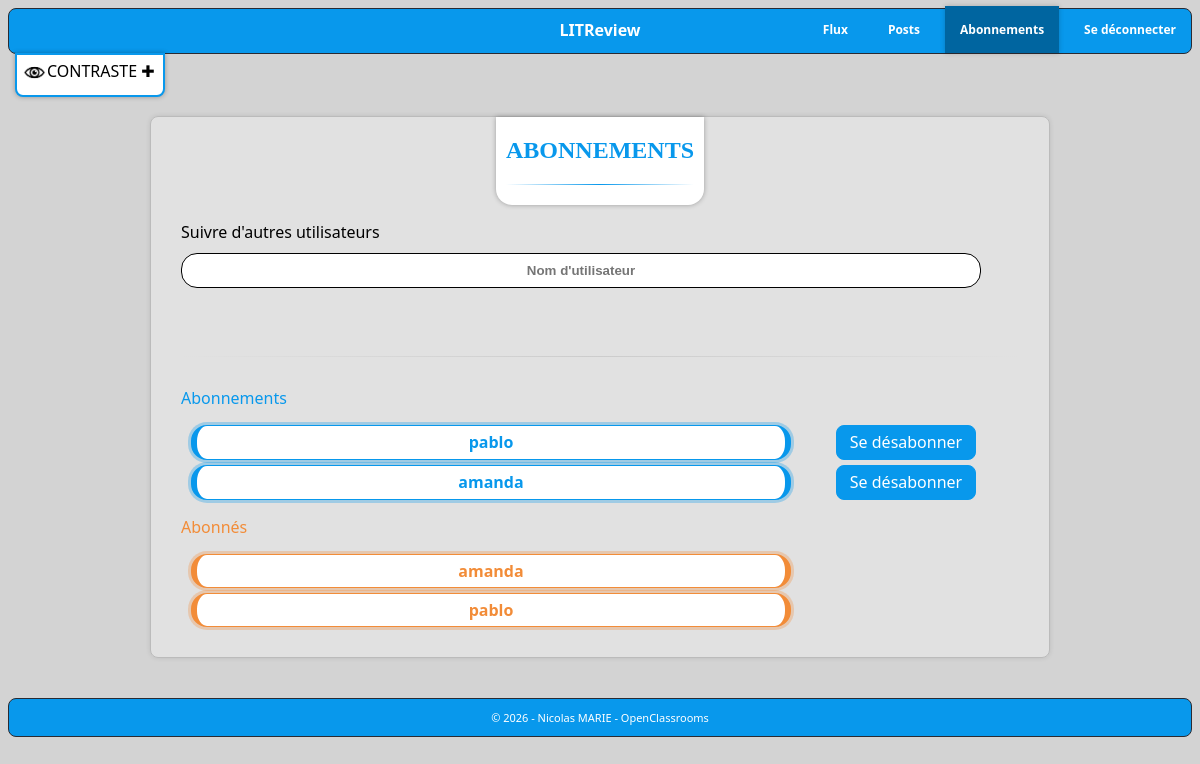
Before: /feed/followings/ (signed in) with the older database file.
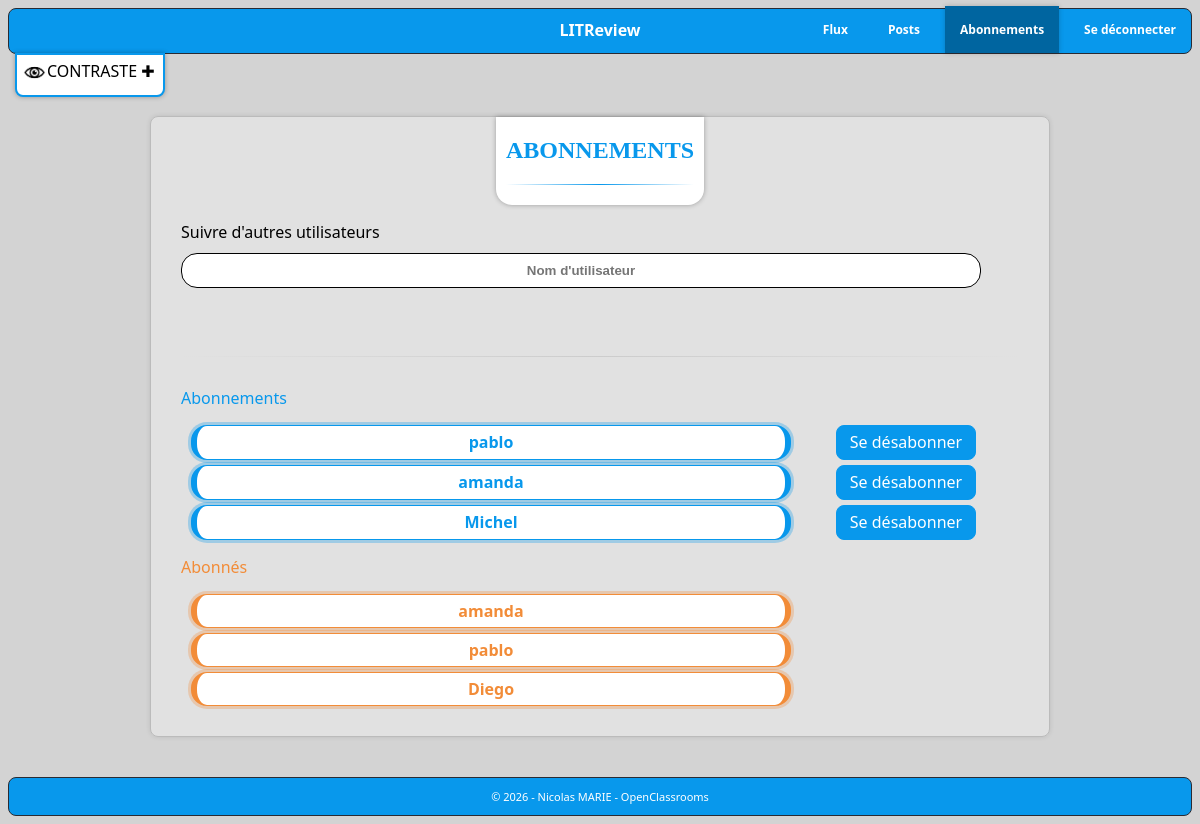
After: the same page with the newer database file.
### feed/models.py (models this page shows)
class UserFollows(models.Model):
    user = models.ForeignKey(to=settings.AUTH_USER_MODEL, on_delete=models.CASCADE,
                             related_name='following')
    followed_user = models.ForeignKey(to=settings.AUTH_USER_MODEL, on_delete=models.CASCADE,
                                      related_name='followed_by')
    class Meta:
        unique_together = ('user', 'followed_user', )

### accounts/models.py (models this page shows, shortened)
class User(AbstractUser):
    username = models.CharField(max_length=20, unique=True, null=False)

### feed/views.py (the view)
# urls.py: path('followings/', views.follow_user, name='follows'),
@login_required
def follow_user(request: HttpRequest) -> HttpResponse:
    if request.method == "POST":
        follow_form = FollowUsersForm(request.POST, user=request.user)
        if follow_form.is_valid():
            UserFollows.objects.create(user=request.user, followed_user=follow_form.followed_user)
            messages.success(request=request, message=f"✅ Abonnement à \"{follow_form.followed_user}\" réussi.")
        else:
            for error in follow_form.errors.values():
                messages.error(request=request, message=str(error))
        return redirect(to="feed:follows")
    else:
        follow_form = FollowUsersForm(user=request.user)
    following = (UserFollows.objects.filter(user=request.user).select_related("followed_user"))
    followed_by = (UserFollows.objects.filter(followed_user=request.user).select_related("user"))
    return render(request=request,
                  template_name="feed/followers.html",
                  context={"follow_form": follow_form, "following": following, "followed_by": followed_by})

### feed/forms.py (shortened to what this page needs)
class FollowUsersForm(forms.Form):
    username = forms.CharField(max_length=20,
                               label="",
                               widget=forms.TextInput(attrs={
                                   "placeholder": "Nom d'utilisateur",
                                   "class": "form-input",
                                   "id": "form-input",
                                   "onkeyup": "processChange()",
                               }),
                               required=True,)
    def __init__(self, *args, **kwargs):
        self.user = kwargs.pop("user")
        super().__init__(*args, **kwargs)

### feed/templates/feed/followers.html (shortened to what this page needs)
{% extends 'base_feed.html' %}
{% block content %}
<br>
<section class="content" aria-roledescription="region">
    <div class="followpage_details">
        <div class="section_title">
            <h2>ABONNEMENTS</h2>
            <div class="short-feed-separator"></div>
        </div>
        <form action="" method="post" enctype="multipart/form-data">
            <p class="follow_title">
                <label>Suivre d'autres utilisateurs</label><br>
                {{ follow_form.username }}
            </p>
            <br>
            <div class="feed-separator"></div>
            <p class="p_following">
                <label>Abonnements</label>
            </p>
            <div class="follow">
                {% if following %}
                    {% for follow in following %}
                        <p class="following">{{ follow.followed_user.username }}</p>
                        <a title="Bouton Se désabonner de {{follow.followed_user.username}}"
                           href="{% url 'feed:delete-follow' user_id=follow.followed_user.id %}">Se désabonner</a>
                        <br>
                    {% endfor %}
                {% else %}
                    <p class="empty">⮞ Vous n'avez pas d'abonnements</p>
                {% endif %}
            </div>
            <p class="p_followedby">
                <label>Abonnés</label>
            </p>
            <div class="follow">
                {% if followed_by %}
                    {% for follow in followed_by %}
                        <p class="followedby">{{ follow.user.username }}</p>
                    {% endfor %}
                {% else %}
                    <p class="empty">⮞ Vous n'avez pas d'abonnés</p>
                {% endif %}
            </div>
        </form>
    </div>
</section>
{% endblock %}

### templates/base_feed.html (shortened to what this page needs)
<!DOCTYPE html>
{% load static %}
<html lang="fr">
    <head>
        <link id="core_css" rel="stylesheet" href="{% static 'core/styles.css' %}">
        <link id="feed_css" rel="stylesheet" href="{% static 'feed/styles.css' %}">
    </head>
    <body>
        <header role="banner">
            <a class="contraste-btn" id="contrast-btn" title="Bouton contraste" href="#">
                <img class="eye_logo"
                     alt="Image oeil"
                     title="Image Contaste +"
                     src="{% static 'core/images/eye.png' %}"><div>CONTRASTE ✚</div></a>
            <h1>LITReview</h1>
            {% if user.is_authenticated %}
                {% include './navbar.html' %}
            {% endif %}
        </header>
        <main role="main">
            {% block content %}{% endblock %}
        </main>
        <footer class="footer" role="contentinfo">
            <p>© 2026 - Nicolas MARIE - OpenClassrooms</p>
        </footer>
    </body>
</html>

### templates/navbar.html
<nav role="navigation">
    <a title="Bouton flux" id="nav_feed" href="{% url 'feed:feed' %}">Flux</a>
    <a title="Bouton posts" id="nav_posts" href="{% url 'feed:posts' %}">Posts</a>
    <a title="Bouton abonnements" id="nav_subscribers" href="{% url 'feed:follows' %}">Abonnements</a>
    <a title="Bouton déconnexion" href="{% url 'accounts:log-out' %}">Se déconnecter</a>
</nav>

### core/static/core/styles.css (style rules this page uses)
*, *::before, *::after { box-sizing: border-box; }
body { min-height: 100vh; background: lightgray; color: #0898ec; font-family: "Segoe UI", system-ui, sans-serif; font-size: 16px; }
header { border: 1px solid #292b33; border-radius: 8px; width: 100%; background-color: #0898ec; }
header div { display: inline-block; position: absolute; }
header .eye_logo { height: 25px; }
h1 { display: block; min-height: 26px; font-size: 16px; text-align: center; font-weight: bold; color: white; margin-top: 5px; }
header .contraste-btn { position: absolute; margin: 43px 6px; color: black; background: white; border-radius: 0 0 8px 8px; padding: 5px; font-size: 16px; width: 150px; box-shadow: 0 0 5px rgba(0,0,0,0.3); border: 2px solid #0898ec; }
header nav { display: flex; justify-content: center; align-items: center; flex-wrap: wrap; margin-top: -25px; gap: 10px; }
.content { display: flex; justify-content: center; align-items: center; flex-direction: column; max-width: 900px; margin: 40px auto; padding: 40px; border: 1px solid #bbbbbb; border-radius: 8px; text-align: center; background-color: rgba(255, 255, 255, 30%); box-shadow: 0 0 5px rgba(0,0,0,0.1); }
.content form input[type="text"], .content form input[type="password"] { text-align: center; color: black; font-weight: bold; background-color: white; border: 1px solid #0898ec; height : 35px; border-radius: 16px; }
.footer { background-color: #0898ec; border: 1px solid #292b33; border-radius: 8px; justify-content: center; display: flex; align-items: center; }
.footer p { font-size: 11px; color: white; }
@media (min-width: 811px) { .content { flex-direction: row; justify-content: center; align-items: flex-start; gap: 100px; } }
@media (min-width: 811px) { header h1 { margin-top: 10px; } }
@media (min-width: 811px) { header nav { margin-top: -50px; justify-content: right; } }
@media (min-width: 811px) { header .contraste-btn { margin: 47px 6px; } }
@media (min-width: 811px) { .content form input[type="text"], .content form input[type="password"] { width: 350px; } }

Changed rows visible on the page:
added UserFollows: followed_user.username "Michel", shown under "ABONNEMENTS"
added UserFollows: user.username "Diego"
